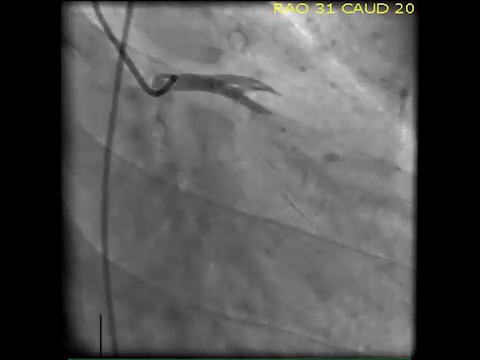
#> input picture frame 22 of data/nnUNet_raw/videos/videoplayback (1).mp4, 480 x 360 px
$ python videos_to_datasets.py
#> lines starting #> are read from the running program, lines starting #| are printed output that depends on the picture
"""Decompose videos in nnUNet_raw/videos into one nnU-Net dataset per video.

Each video -> nnUNet_raw/Dataset{ID}_video_{N}/imagesTs/frame_{NNNN}_0000.png
  * unique frames only (consecutive near-duplicates dropped, first of each run kept),
    numbered chronologically from 0001. Duplicate threshold is per video (DUP_THRESH):
    video_1 has no duplicates (min real diff 0.41), video_2 is 30 fps with every frame
    doubled (dup diffs <=0.43, real diffs >=0.71).
  * grayscale, bilinear-resized to 512x512

Usage: python -I videos_to_datasets.py [--first-id 512]
"""
import argparse
import json
from pathlib import Path

import cv2
import numpy as np

RAW = Path(__file__).resolve().parent / "nnUNet_raw"
SIZE = 512
DUP_THRESH = {"videoplayback.mp4": 0.0, "videoplayback (1).mp4": 0.6}


def unique_frames(path, dup_thresh):
    """Yield gray frames whose mean abs diff to the previous *decoded* frame exceeds dup_thresh."""
    cap = cv2.VideoCapture(str(path))
    prev = None
    while True:
        ok, bgr = cap.read()
        if not ok:
            break
        gray = cv2.cvtColor(bgr, cv2.COLOR_BGR2GRAY)
        if prev is None or np.abs(gray.astype(np.int16) - prev).mean() > dup_thresh:
            yield gray
        prev = gray.astype(np.int16)
    cap.release()


def main():
    ap = argparse.ArgumentParser()
    ap.add_argument("--first-id", type=int, default=512)
    args = ap.parse_args()

    videos = sorted((RAW / "videos").glob("*.mp4"), key=lambda p: (len(p.stem), p.stem))
    for i, vid in enumerate(videos):
        ds = RAW / f"Dataset{args.first_id + i}_video_{i + 1}"
        out = ds / "imagesTs"
        out.mkdir(parents=True, exist_ok=True)
        n = 0
        for n, g in enumerate(unique_frames(vid, DUP_THRESH[vid.name]), 1):
            up = cv2.resize(g, (SIZE, SIZE), interpolation=cv2.INTER_LINEAR)
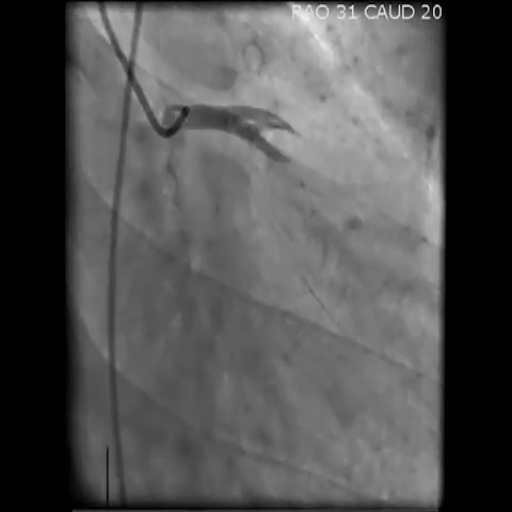
#> up: shape (512, 512); min 0, max 239, mean 81.5
            cv2.imwrite(str(out / f"frame_{n:04d}_0000.png"), up)
        (ds / "dataset.json").write_text(json.dumps({
            "channel_names": {"0": "grayscale"},
            "labels": {"background": 0, "vessel": 1},
            "numTraining": 0,
            "file_ending": ".png",
            "name": ds.name,
            "source_video": vid.name,
        }, indent=2))
        print(f"{vid.name} -> {ds.name}: {n} unique frames")


if __name__ == "__main__":
    main()
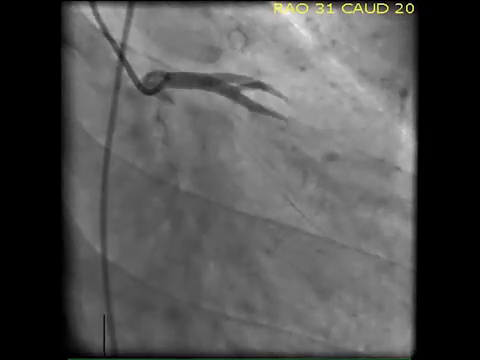
#> input picture frame 23 of data/nnUNet_raw/videos/videoplayback (1).mp4, 480 x 360 px

$ run again, starting later in the video
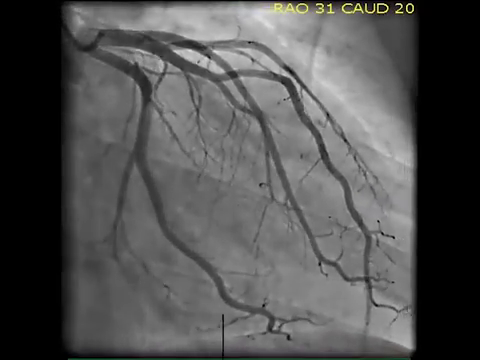
#> input picture frame 99 of data/nnUNet_raw/videos/videoplayback (1).mp4, 480 x 360 px
#> in main, `up = cv2.resize(g, (SIZE, SIZE), interpolation=cv2.INTER_LINEAR)`:
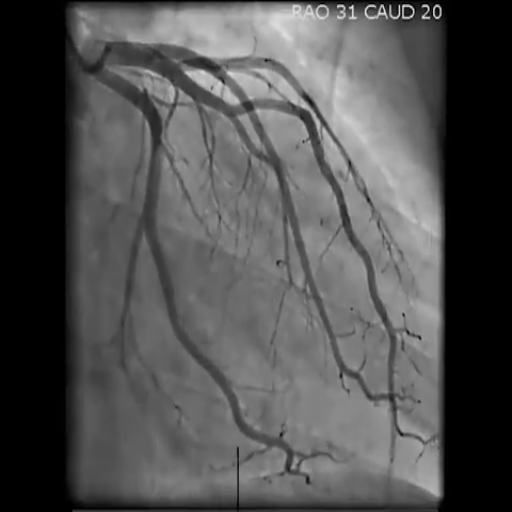
#> up: shape (512, 512); min 0, max 237, mean 80.8
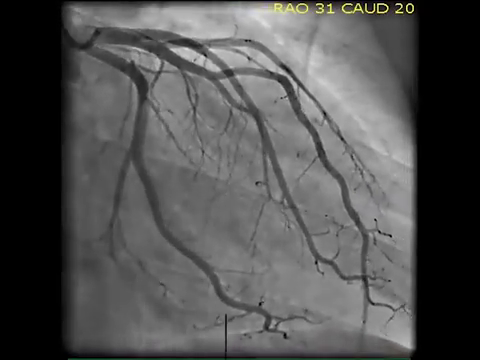
#> input picture frame 101 of data/nnUNet_raw/videos/videoplayback (1).mp4, 480 x 360 px

$ run again, starting later in the video
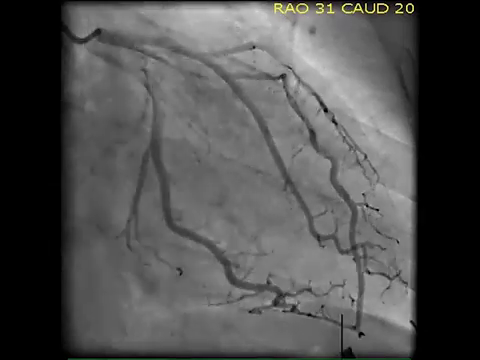
#> input picture frame 176 of data/nnUNet_raw/videos/videoplayback (1).mp4, 480 x 360 px
#> in main, `up = cv2.resize(g, (SIZE, SIZE), interpolation=cv2.INTER_LINEAR)`:
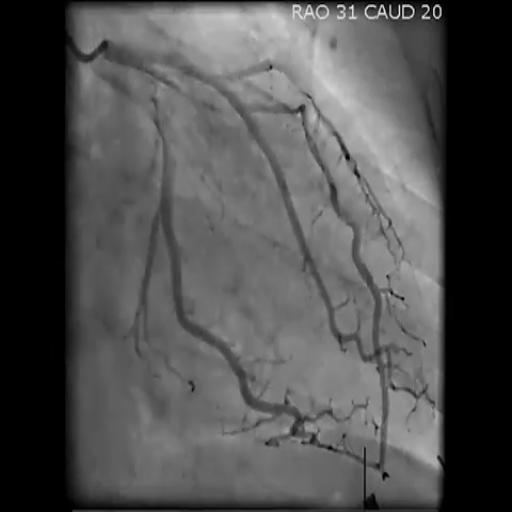
#> up: shape (512, 512); min 0, max 237, mean 79.5
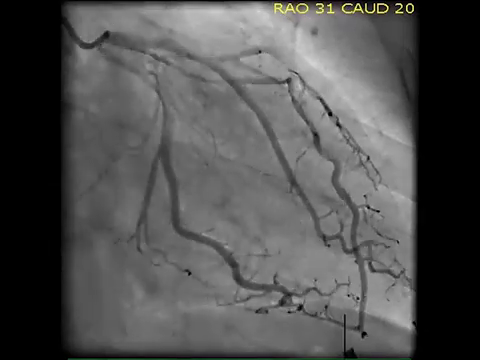
#> input picture frame 177 of data/nnUNet_raw/videos/videoplayback (1).mp4, 480 x 360 px
